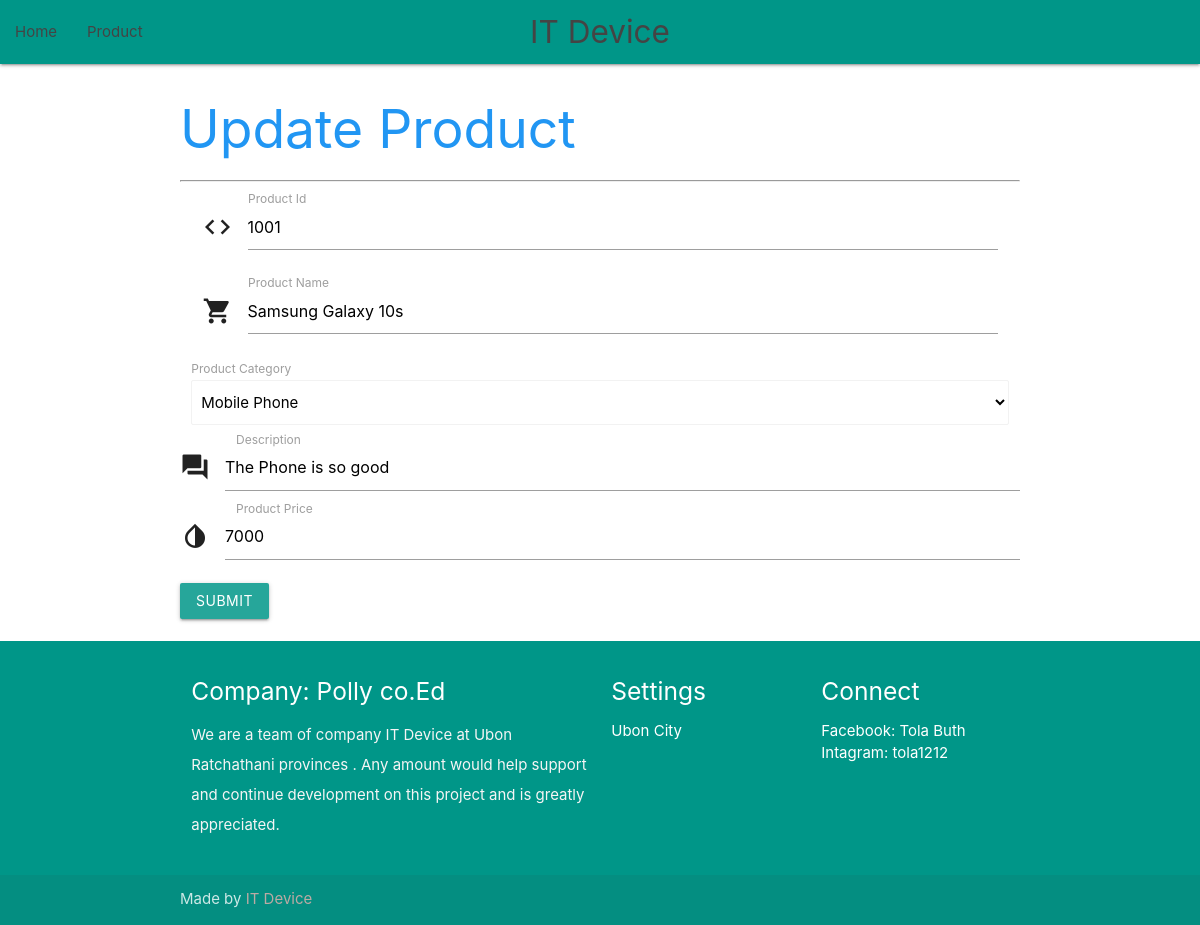
Page /update_product/1 on the committed database.
### server.py (models this page shows, shortened)
class Product(db.Model):
    id = db.Column(db.Integer, primary_key=True)
    product_id = db.Column(db.String(10), nullable=False,unique=True)
    product_name = db.Column(db.String(50), nullable=False)
    category = db.Column(db.String(80), nullable=False)
    description = db.Column(db.String(100), nullable =False)
    price = db.Column(db.String(10), nullable=False)

### server.py (the view, shortened to what this page needs)
@app.route("/update_product/<int:id>", methods=['GET', 'POST'])
def update(id):
    title = "Update Product"
    product = Product.query.filter_by(id=id).first()
    return render_template('update_product.html',title=title, product=product)

### templates/update_product.html (shortened to what this page needs)
{% extends 'layout.html' %}
{% block content %}
<div class="container">
    <h2 class="blue-text">Update Product</h2>
    <hr/>
    <div class="row">
        <form class="col s12" action="{{url_for('update', id=product.id)}}" method="POST">
            <div class="input-field col s12">
              <i class="material-icons prefix">code</i>
              <input id="product_id" type='text' name="product_id" required value="{{product.product_id}}"></input>
              <label for="product_id">Product Id</label>
            </div>
            <div class="input-field col s12">
              <i class="material-icons prefix">shopping_cart</i>
              <input id="product_name" type='text' name="product_name" required value="{{product.product_name}}"></input>
              <label for="product_name">Product Name</label>
          </div>
            <div class="">
          <label>Product Category</label>
          <select class="browser-default" name="category" >
              <option value="{{product.category}}"
                      >
                      {{product.category}}</option>
          </select>
      </div>
  </div>
            <div class="input-field col s12">
              <i class="material-icons prefix">question_answer</i>
              <input id="description" type='text' name="description" required value="{{product.description}}"></input>
              <label for="description">Description</label>
            </div>
            <div class="input-field col s12">
              <i class="material-icons prefix">invert_colors</i>
              <input id="price" type='text' name="price" required value="{{product.price}}"></input>
              <label for="price">Product Price</label>
            </div>
          <button type="submit" class="waves-effect waves-light btn">Submit</button>
        <br><br>
      </div>
{% endblock  %}

### rows in the picture
Product: product_id "1001", product_name "Samsung Galaxy 10s", category "Mobile Phone", description "The Phone is so good", price "7000"
